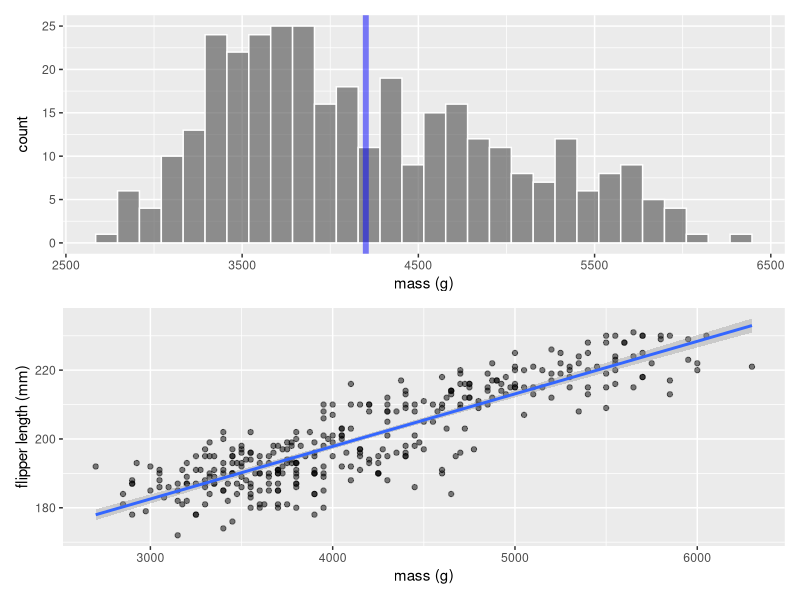

Write the R code that produced this figure.
## ---- chunk 1
library(ggplot2)
library(palmerpenguins)
library(patchwork)
f1 <- penguins |>
  ggplot(aes(body_mass_g)) + 
  geom_histogram(color = 'white', alpha = .65) +
  geom_vline(aes(xintercept = mean(body_mass_g, na.rm = T)),
             color = 'blue', linewidth = 2, alpha = 0.5) +
  labs(x = "mass (g)")

f2 <- penguins |> 
  ggplot(aes(body_mass_g, flipper_length_mm)) +
  geom_point(alpha = .5) +
  geom_smooth(method = 'lm') +
  labs(x = 'mass (g)', y = 'flipper length (mm)')

f1 / f2
